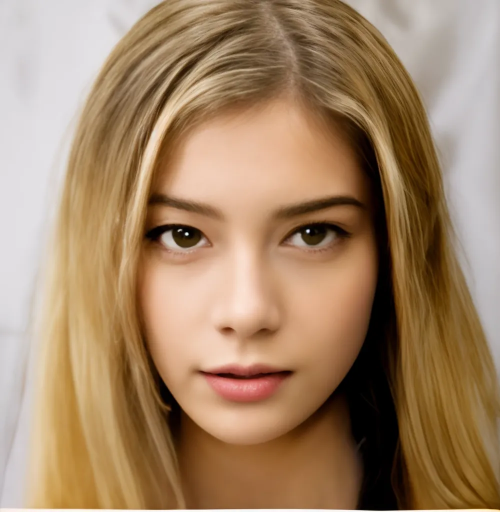
#> input picture data/face_sr.png, 1000 x 1024 px (shown at 1/2 size)
$ python glb2ply_denseUV.py ../data/face_sr.png ../data/painting.png 1.0 5
#> lines starting #> are read from the running program, lines starting #| are printed output that depends on the picture
import cv2, os, sys
import trimesh
import numpy as np

skip = 100

#
# ピラミッドの頂点(5個)のindexを探す
#
# idx0: 頂点(-,    -,    zmax)
# idx1: 底辺(xmin, ymin, -   )
# idx2: 底辺(xmax, ymin, -   )
# idx3: 底辺(xmin, ymax, -   )
# idx4: 底辺(xmax, ymax, -   )
#

# [164 lines left out: functions find_indices_of_square_pyramid_vertices, find_pixelcoord, extract_UVs_faces, save_ply, not called in this run]

def main():

    global skip

    argv = sys.argv
    argc = len(argv)

    print('%s converts glb to ply' % argv[0])
    print('[usage] python %s <image> <glb> [<zSacle> <skip>]' % argv[0])

    if argc < 3:
        quit()

    # GLBファイルをシーンとして読み込む

    img = cv2.imread(argv[1])
#> img is the input picture: shape (1024, 1000, 3); mean B, G, R 103, 133.1, 163.1
    img = cv2.flip(img, 0)
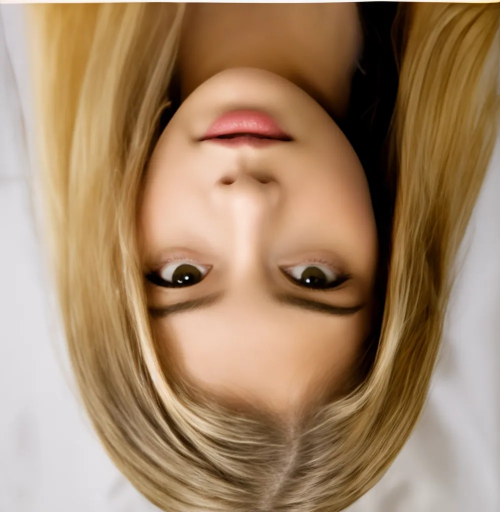
#> img: shape (1024, 1000, 3) (shown at 1/2 size); mean B, G, R 103, 133.1, 163.1

    zscale = 1.0

    if argc > 3:
        zscale = float(argv[3])

    if argc > 4:
        skip = int(argv[4])

    scene = trimesh.load(argv[2])

    print(scene.geometry.items())

    vertices = []

    for geometry_name, geometry in scene.geometry.items():

        vertices.append(geometry.vertices)

    camera = np.unique(vertices[1], axis=0)

    p0, p1, normal_vector, numerator, xscale, yscale = find_indices_of_square_pyramid_vertices(camera)

    UVs, faces = extract_UVs_faces(vertices, img, p0, p1, normal_vector, numerator, xscale, yscale, zscale, skip)

    print('UVs:', len(UVs))
    print('faces:',len(faces))

    base = os.path.basename(argv[1])
    filename = os.path.splitext(base)[0]
    dst_path = '%s_glb2ply_denseUV.ply' % filename

    save_ply(dst_path, UVs, faces)
    print('save %s' % dst_path)

if __name__ == '__main__':
    main()
#> (the call stopped at in main, `scene = trimesh.load(argv[2])`: trimesh is not available in this run)
